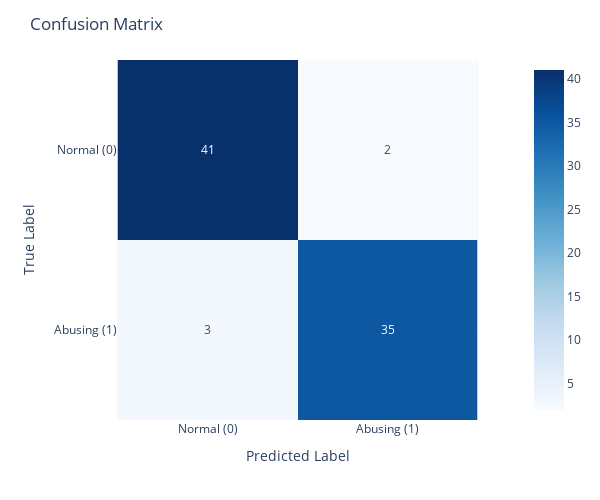

Notebook code for this chart:
### Markdown cell above
## 4. 오분류(Error) 분석

Confusion Matrix를 통해 오분류 유형을 파악합니다.
- **FP (False Positive)**: 정상 판매자를 어뷰징으로 오인 (억울한 판매자 발생)
- **FN (False Negative)**: 어뷰징 판매자를 정상으로 오인 (탐지 실패)

### Code cell
# Confusion Matrix 시각화
cm = confusion_matrix(y_test, y_pred)
labels = ['Normal (0)', 'Abusing (1)']

fig = px.imshow(cm, text_auto=True, 
                x=labels, y=labels,
                labels=dict(x="Predicted Label", y="True Label"),
                color_continuous_scale="Blues")
fig.update_layout(title="Confusion Matrix", width=600, height=500)
fig.show()

### Figure 1 — Plotly figure (JSON) as saved in the notebook; plotly's stock layout.template omitted (floating-point values rounded to 4 significant figures)
{"data": [{"coloraxis": "coloraxis", "hovertemplate": "Predicted Label: %{x}<br>True Label: %{y}<br>color: %{z}<extra></extra>", "name": "0", "texttemplate": "%{z}", "type": "heatmap", "x": ["Normal (0)", "Abusing (1)"], "xaxis": "x", "y": ["Normal (0)", "Abusing (1)"], "yaxis": "y", "z": [[41, 2], [3, 35]]}], "layout": {"coloraxis": {"colorscale": [[0, "rgb(247,251,255)"], [0.125, "rgb(222,235,247)"], [0.25, "rgb(198,219,239)"], [0.375, "rgb(158,202,225)"], [0.5, "rgb(107,174,214)"], [0.625, "rgb(66,146,198)"], [0.75, "rgb(33,113,181)"], [0.875, "rgb(8,81,156)"], [1, "rgb(8,48,107)"]]}, "height": 500, "margin": {"t": 60}, "title": {"text": "Confusion Matrix"}, "width": 600, "xaxis": {"anchor": "y", "constrain": "domain", "domain": [0, 1], "scaleanchor": "y", "title": {"text": "Predicted Label"}}, "yaxis": {"anchor": "x", "autorange": "reversed", "constrain": "domain", "domain": [0, 1], "title": {"text": "True Label"}}}}
